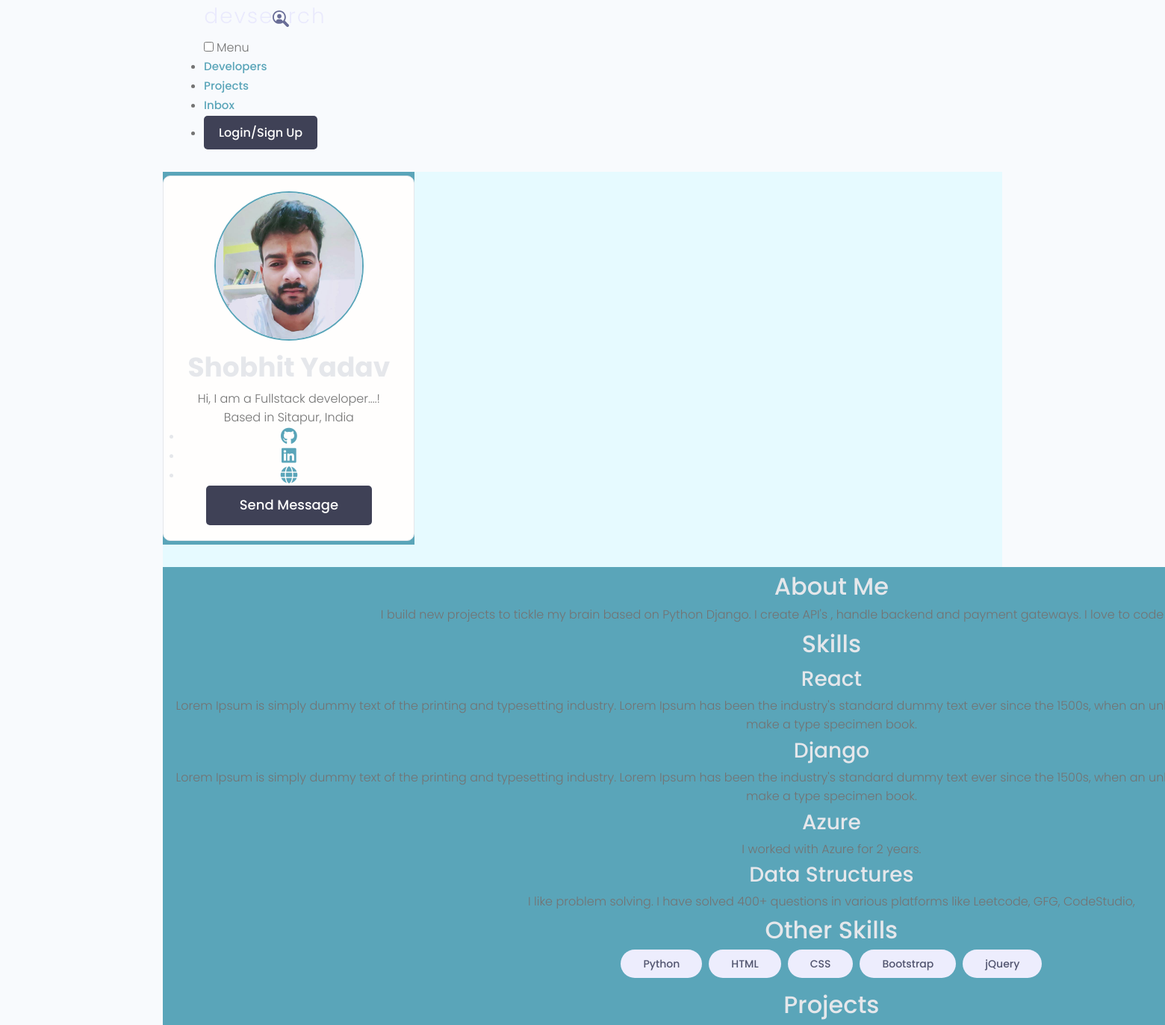
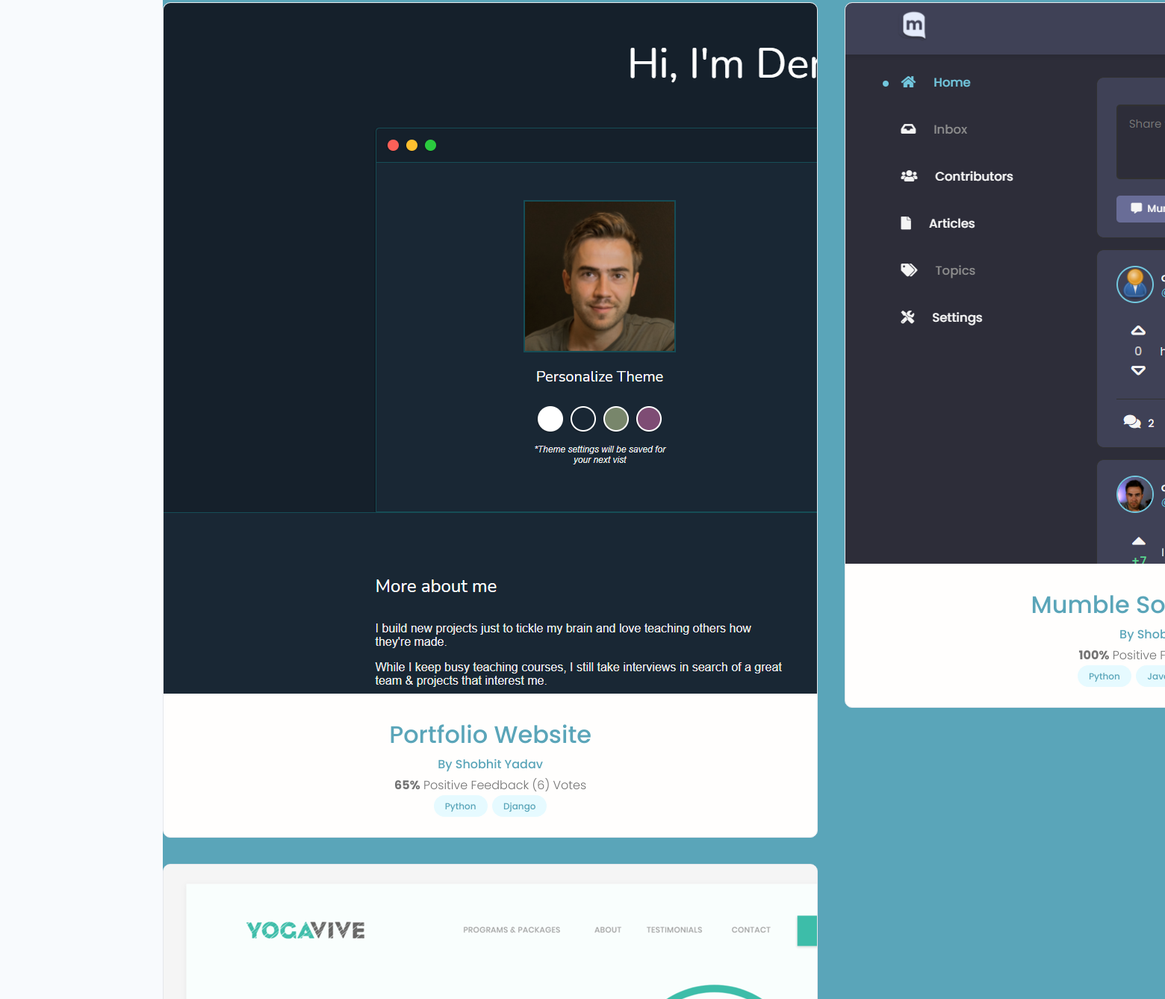
Page /profiles/1a269b06-ed5e-4eae-b640-7454bad16174/ (upper part) on the earlier database version (2 pictures, top to bottom).
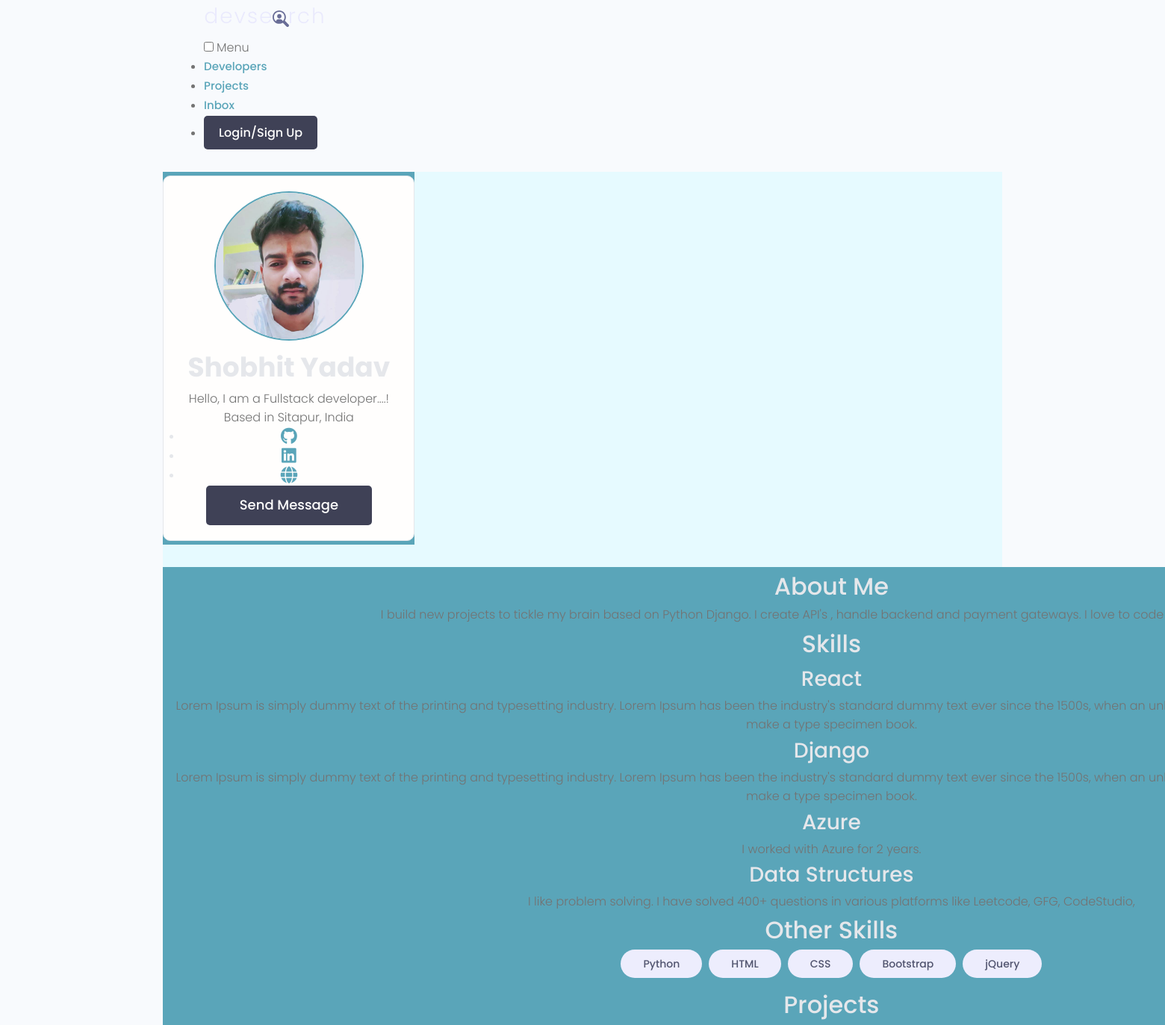
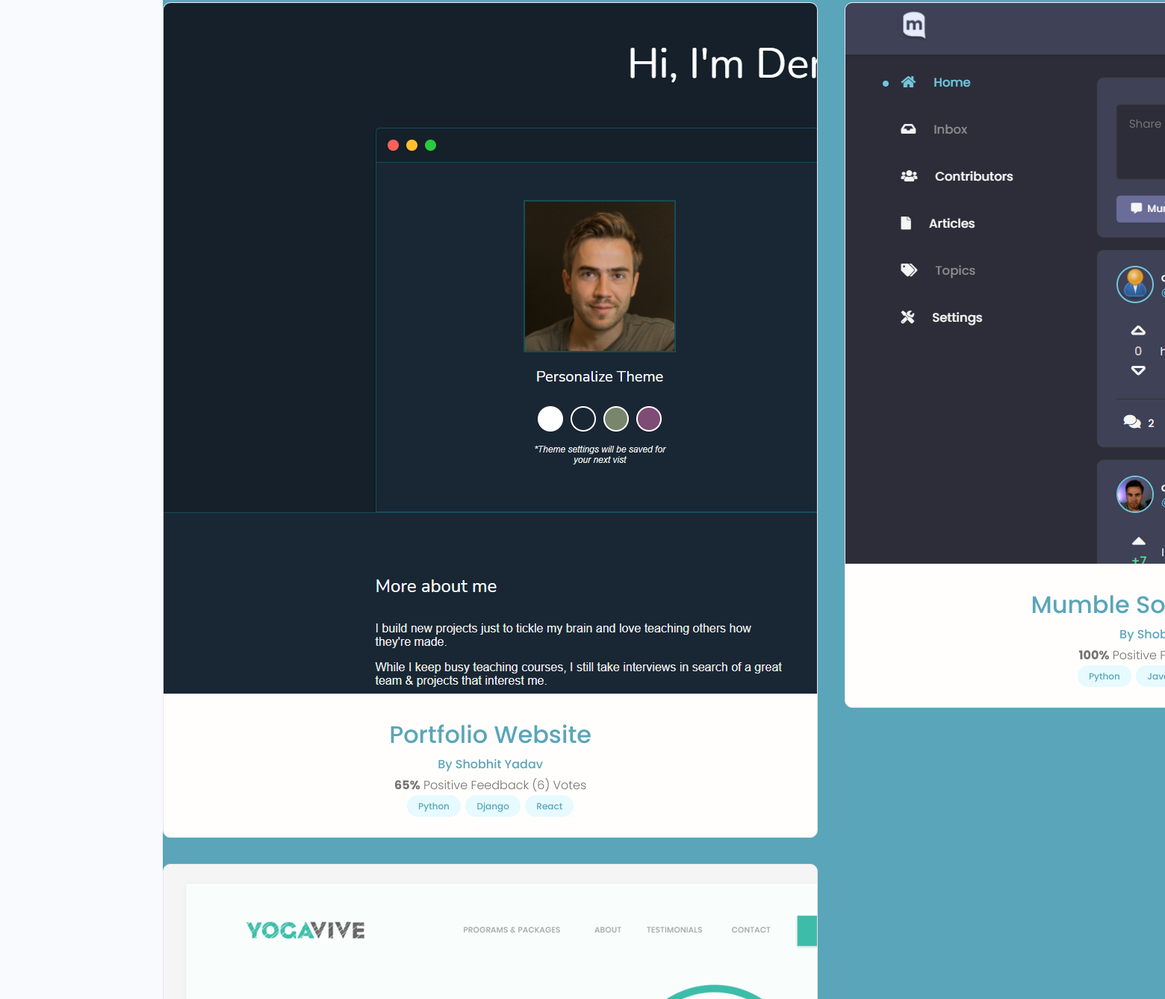
Same page on the later database version (2 pictures, top to bottom).
### users/models.py (models this page shows, shortened)
class Profile(models.Model):
    user=models.OneToOneField(User, on_delete=models.CASCADE, null=True, blank=True)
    name=models.CharField(max_length=200, null=True,blank=True)
    email=models.EmailField(max_length=500, null=True,blank=True)
    username=models.CharField(max_length=200, null=True,blank=True)
    location=models.CharField(max_length=200, null=True,blank=True)
    short_intro=models.CharField(max_length=200, null=True,blank=True)
    bio=models.TextField(null=True,blank=True)
    profile_image=models.ImageField(null=True,blank=True,upload_to='profiles/',default='profiles/user-default.png')
    social_github=models.CharField(max_length=200, null=True,blank=True)
    social_twitter=models.CharField(max_length=200, null=True,blank=True)
    social_linkedin=models.CharField(max_length=200, null=True,blank=True)
    social_youtube=models.CharField(max_length=200, null=True,blank=True)
    social_website=models.CharField(max_length=200, null=True,blank=True)
    created=models.DateTimeField(auto_now_add=True)
    id=models.UUIDField(default=uuid.uuid4, unique=True, primary_key=True, editable=False)

class Skill(models.Model):
    owner=models.ForeignKey(Profile, null=True, blank=True, on_delete=models.CASCADE)
    name=models.CharField(max_length=200, null=True,blank=True)
    description=models.TextField(null=True, blank=True)
    created=models.DateTimeField(auto_now_add=True)
    id=models.UUIDField(default=uuid.uuid4, unique=True, primary_key=True, editable=False)

### projects/models.py (models this page shows, shortened)
class Project(models.Model):
    owner=models.ForeignKey(Profile, null=True, blank=True, on_delete=models.SET_NULL)
    title=models.CharField(max_length=200)
    description=models.TextField(null=True, blank=True)
    featured_image=models.ImageField(null=True, blank=True, default="default.jpg")
    demo_link=models.CharField(max_length=2000, null=True, blank=True)
    source_link=models.CharField(max_length=2000, null=True, blank=True)
    tags=models.ManyToManyField('Tag', blank=True)
    vote_total=models.IntegerField(default=0, null=True, blank=True)
    vote_ratio=models.IntegerField(default=0, null=True, blank=True)
    created=models.DateTimeField(auto_now_add=True)
    id=models.UUIDField(default=uuid.uuid4, unique=True, primary_key=True, editable=False)
    class Meta:
        ordering=['created']

class Tag(models.Model):
    name=models.CharField(max_length=200)
    created=models.DateTimeField(auto_now_add=True)
    id=models.UUIDField(default=uuid.uuid4, unique=True, primary_key=True, editable=False)
    def __str__(self):
        return self.name

### users/views.py (the view)
# urls.py: path('profiles/<str:pk>/', views.userProfile, name='user-profile'),
def userProfile(request, pk):
    profile=Profile.objects.get(id=pk)
    topSkills=profile.skill_set.exclude(description__exact="")
    otherSkills=profile.skill_set.filter(description="")
    context={'profile':profile, 'topSkills':topSkills, 'otherSkills':otherSkills}
    return render(request, 'users/user-profile.html', context)

### users/templates/users/user-profile.html (shortened to what this page needs)
{% extends 'main.html' %}
{% block content %}
  <main class="profile my-md">
    <div class="container">
      <div class="layout">
        <div class="column column--1of3">
          <div class="card text-center">
            <div class="card__body dev">
              <img class="avatar avatar--xl" src="{{ profile.profile_image.url }}" />
              <h2 class="dev__name">{{profile.name}}</h2>
              <p class="dev__title">{{profile.short_intro}}</p>
              <p class="dev__location">Based in {{profile.location}}</p>
              <ul class="dev__social">
                {% if profile.social_github %}
                <li>
                  <a title="Github" href="{{profile.social_github}}" target="_blank"></a>
                </li>
                {% endif %}
                {% if profile.social_linkedin %}
                <li>
                  <a title="LinkedIn" href="{{profile.social_linkedin}}" target="_blank"></a>
                </li>
                {% endif %}
                {% if profile.social_website %}
                <li>
                  <a title="Personal Website" href="{{profile.social_website}}" target="_blank"></a>
                </li>
                {% endif %}
              </ul>
              <a href="#" class="btn btn--sub btn--lg">Send Message </a>
            </div>
          </div>
        </div>
        <div class="column column--2of3">
          <div class="devInfo">
            <h3 class="devInfo__title">About Me</h3>
            <p class="devInfo__about">
              {{profile.bio}}
            </p>
          </div>
          <div class="devInfo">
            <h3 class="devInfo__title">Skills</h3>
            <div class="devInfo__skills">
              {% for skill in topSkills %}
              <div class="devSkill">
                <h4 class="devSkill__title">{{skill.name}}</h4>
                <p class="devSkill__info">{{skill.description}}</p>
              </div>
              {% endfor %}
              <h3 class="devInfo__subtitle">Other Skills</h3>
              <div class="devInfo__otherSkills">
                {% for skill in otherSkills %}
                <span class="tag tag--pill tag--sub tag--lg">
                  <small>{{skill.name}}</small>
                </span>
                {% endfor %}
              </div>
            </div>
          </div>
          <div class="devInfo">
            <h3 class="devInfo__title">Projects</h3>
            <div class="grid grid--two">
              {% for project in profile.project_set.all %}
              <div class="column">
                <div class="card project">
                  <a href="{% url 'project' project.id %}" class="project">
                    <img class="project__thumbnail" src="{{project.featured_image.url}}" alt="project thumbnail" />
                    <div class="card__body">
                      <h3 class="project__title">{{project.title}}</h3>
                      <p><a class="project__author" href="{% url 'user-profile' project.owner.id %}">By {{project.owner.name}}</a></p>
                      <p class="project--rating">
                        <span style="font-weight: bold;">{{project.vote_ratio}}%</span> Positive
                        Feedback ({{project.vote_total}}) Vote{{project.vote_total|pluralize:"s"}}
                      </p>
                      <div class="project__tags">
                        {% for tag in project.tags.all %}
                        <span class="tag tag--pill tag--main">
                          <small>{{tag}}</small>
                        </span>
                        {% endfor %}
                      </div>
                    </div>
                  </a>
                </div>
              </div>
              {% endfor %}
            </div>
          </div>
        </div>
      </div>
    </div>
  </main>
{% endblock %}

Differences in the rows shown:
changed Profile "Shobhit Yadav": short_intro "Hi, I am a Fullstack developer....!" → "Hello, I am a Fullstack developer....!"
changed Project "Portfolio Website": gains Tag (name "React")
